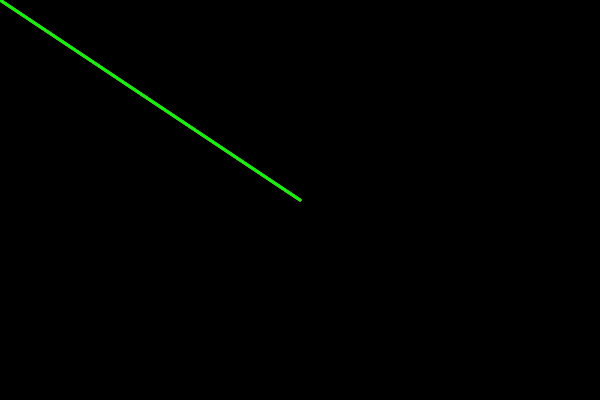
Frame 1 (no input)
Frame 60 (no input): identical to frame 1, image omitted
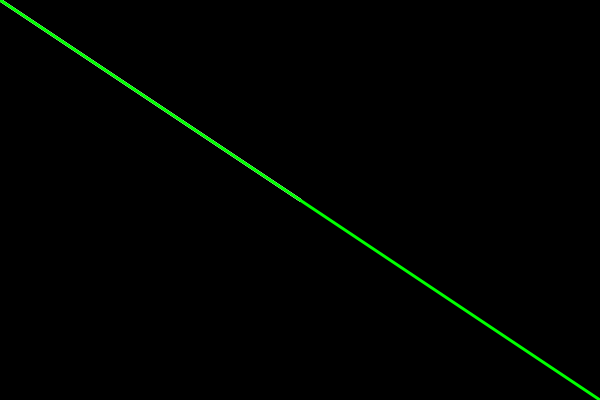
Frame 120 (the mouse pressed at the canvas centre since frame 60)

The p5.js sketch that drew these frames (run headless with seeded random() and noise() and a simulated clock; from frame 60 on, the mouse is pressed at the canvas centre):

// p5.js sketch
// ── sketch.js
let mouse;
let center;
let minus;
let plus;

function setup(){
    createCanvas(600, 400);
    center = createVector(width/2, height/2);
    strokeWeight(3);
}

function draw(){
    background(0);
    mouse = createVector(mouseX, mouseY);
    stroke(255);
    line(0,0, mouse.x, mouse.y);
    stroke(255);
    line(0,0, center.x, center.y);

    stroke(255, 0, 0);
    minus = p5.Vector.sub(center, mouse);
    line(0, 0, minus.x, minus.y);

    stroke(0, 255, 0);
    plus = p5.Vector.add(mouse, center);
    line(0,0, plus.x, plus.y);
}
